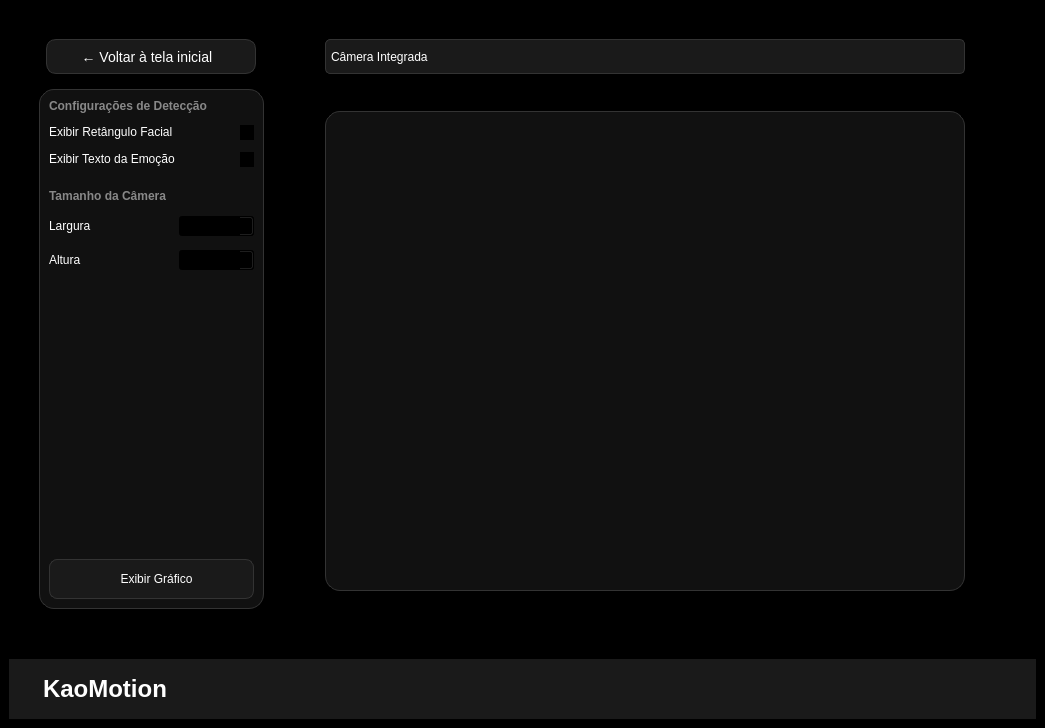
<?xml version="1.0" encoding="UTF-8"?>
<ui version="4.0">
 <class>MainWindow</class>
 <widget class="QMainWindow" name="MainWindow">
  <property name="geometry">
   <rect>
    <x>0</x>
    <y>0</y>
    <width>1045</width>
    <height>728</height>
   </rect>
  </property>
  <property name="windowTitle">
   <string>KaoMotion - Detecção</string>
  </property>
  <property name="styleSheet">
   <string notr="true">
    background-color: #000000;
    font-family: 'Inter', sans-serif;
   </string>
  </property>
  <widget class="QWidget" name="centralwidget">
   <layout class="QVBoxLayout" name="mainVerticalLayout">
    <property name="spacing">
     <number>10</number>
    </property>
    <item>
     <spacer name="verticalSpacer">
      <property name="orientation">
       <enum>Qt::Orientation::Vertical</enum>
      </property>
      <property name="sizeType">
       <enum>QSizePolicy::Policy::Fixed</enum>
      </property>
      <property name="sizeHint" stdset="0">
       <size>
        <width>20</width>
        <height>30</height>
       </size>
      </property>
     </spacer>
    </item>
    <item>
     <layout class="QHBoxLayout" name="topLayout">
      <item>
       <layout class="QHBoxLayout" name="contentLayout">
        <property name="spacing">
         <number>20</number>
        </property>
        <item>
         <spacer name="horizontalSpacer_3">
          <property name="orientation">
           <enum>Qt::Orientation::Horizontal</enum>
          </property>
          <property name="sizeType">
           <enum>QSizePolicy::Policy::Fixed</enum>
          </property>
          <property name="sizeHint" stdset="0">
           <size>
            <width>30</width>
            <height>20</height>
           </size>
          </property>
         </spacer>
        </item>
        <item>
         <layout class="QVBoxLayout" name="sideMenuLayout">
          <property name="spacing">
           <number>15</number>
          </property>
          <item alignment="Qt::AlignmentFlag::AlignHCenter|Qt::AlignmentFlag::AlignTop">
           <widget class="QPushButton" name="btnVoltarTela">
            <property name="sizePolicy">
             <sizepolicy hsizetype="Fixed" vsizetype="Fixed">
              <horstretch>0</horstretch>
              <verstretch>0</verstretch>
             </sizepolicy>
            </property>
            <property name="minimumSize">
             <size>
              <width>210</width>
              <height>35</height>
             </size>
            </property>
            <property name="layoutDirection">
             <enum>Qt::LayoutDirection::LeftToRight</enum>
            </property>
            <property name="styleSheet">
             <string notr="true">
            QPushButton {
                background-color: #1a1a1a;
                color: white;
                border: 1px solid #333;
                border-radius: 10px;
                font-size: 14px;
                text-align: center;
                padding-left: 15px;
            }
            QPushButton:hover {
               	border: 1px solid #666666;
					background-color: #111111;
            }</string>
            </property>
            <property name="text">
             <string>← Voltar à tela inicial      </string>
            </property>
           </widget>
          </item>
          <item>
           <widget class="QFrame" name="frameConfig">
            <property name="enabled">
             <bool>true</bool>
            </property>
            <property name="sizePolicy">
             <sizepolicy hsizetype="Fixed" vsizetype="MinimumExpanding">
              <horstretch>0</horstretch>
              <verstretch>0</verstretch>
             </sizepolicy>
            </property>
            <property name="minimumSize">
             <size>
              <width>225</width>
              <height>500</height>
             </size>
            </property>
            <property name="styleSheet">
             <string notr="true">
            QFrame {
                background-color: #111111;
                border: 1px solid #333;
                border-radius: 15px;
            }
            QLabel {
                color: white;
                border: none;
            }
           </string>
            </property>
            <layout class="QVBoxLayout" name="verticalLayout_2">
             <property name="spacing">
              <number>12</number>
             </property>
             <item>
              <widget class="QLabel" name="label_6">
               <property name="styleSheet">
                <string notr="true">
               color: #888;
               font-weight: bold;
               font-size: 12px;
              </string>
               </property>
               <property name="text">
                <string>Configurações de Detecção</string>
               </property>
              </widget>
             </item>
             <item>
              <layout class="QHBoxLayout" name="horizontalLayout_2">
               <item alignment="Qt::AlignmentFlag::AlignHCenter|Qt::AlignmentFlag::AlignVCenter">
                <widget class="QLabel" name="label_1">
                 <property name="text">
                  <string>Exibir Retângulo Facial</string>
                 </property>
                </widget>
               </item>
               <item alignment="Qt::AlignmentFlag::AlignRight|Qt::AlignmentFlag::AlignVCenter">
                <widget class="QCheckBox" name="checkRetangulo">
                 <property name="enabled">
                  <bool>true</bool>
                 </property>
                 <property name="text">
                  <string/>
                 </property>
                 <property name="checked">
                  <bool>true</bool>
                 </property>
                </widget>
               </item>
              </layout>
             </item>
             <item>
              <layout class="QHBoxLayout" name="horizontalLayout_3">
               <item alignment="Qt::AlignmentFlag::AlignHCenter|Qt::AlignmentFlag::AlignVCenter">
                <widget class="QLabel" name="label_2">
                 <property name="text">
                  <string>Exibir Texto da Emoção</string>
                 </property>
                </widget>
               </item>
               <item alignment="Qt::AlignmentFlag::AlignRight|Qt::AlignmentFlag::AlignVCenter">
                <widget class="QCheckBox" name="checkTexto">
                 <property name="text">
                  <string/>
                 </property>
                 <property name="checked">
                  <bool>true</bool>
                 </property>
                </widget>
               </item>
              </layout>
             </item>
             <item>
              <spacer name="verticalSpacer_5">
               <property name="orientation">
                <enum>Qt::Orientation::Vertical</enum>
               </property>
               <property name="sizeType">
                <enum>QSizePolicy::Policy::Fixed</enum>
               </property>
               <property name="sizeHint" stdset="0">
                <size>
                 <width>20</width>
                 <height>10</height>
                </size>
               </property>
              </spacer>
             </item>
             <item>
              <widget class="QLabel" name="label">
               <property name="styleSheet">
                <string notr="true">
               color: #888;
               font-weight: bold;
               font-size: 12px;
              </string>
               </property>
               <property name="text">
                <string>Tamanho da Câmera</string>
               </property>
              </widget>
             </item>
             <item>
              <layout class="QHBoxLayout" name="horizontalLayout">
               <item>
                <widget class="QLabel" name="label_4">
                 <property name="text">
                  <string>Largura</string>
                 </property>
                </widget>
               </item>
               <item>
                <widget class="QSpinBox" name="spinLargura">
                 <property name="sizePolicy">
                  <sizepolicy hsizetype="Fixed" vsizetype="Fixed">
                   <horstretch>0</horstretch>
                   <verstretch>0</verstretch>
                  </sizepolicy>
                 </property>
                 <property name="minimumSize">
                  <size>
                   <width>75</width>
                   <height>0</height>
                  </size>
                 </property>
                 <property name="minimum">
                  <number>100</number>
                 </property>
                 <property name="maximum">
                  <number>1000</number>
                 </property>
                 <property name="value">
                  <number>640</number>
                 </property>
                </widget>
               </item>
              </layout>
             </item>
             <item>
              <layout class="QHBoxLayout" name="horizontalLayout_5">
               <item>
                <widget class="QLabel" name="label_3">
                 <property name="text">
                  <string>Altura</string>
                 </property>
                </widget>
               </item>
               <item>
                <widget class="QSpinBox" name="spinAltura">
                 <property name="sizePolicy">
                  <sizepolicy hsizetype="Fixed" vsizetype="Fixed">
                   <horstretch>0</horstretch>
                   <verstretch>0</verstretch>
                  </sizepolicy>
                 </property>
                 <property name="minimumSize">
                  <size>
                   <width>75</width>
                   <height>0</height>
                  </size>
                 </property>
                 <property name="minimum">
                  <number>100</number>
                 </property>
                 <property name="maximum">
                  <number>1000</number>
                 </property>
                 <property name="value">
                  <number>480</number>
                 </property>
                </widget>
               </item>
              </layout>
             </item>
             <item>
              <spacer name="verticalSpacer_side">
               <property name="orientation">
                <enum>Qt::Orientation::Vertical</enum>
               </property>
               <property name="sizeType">
                <enum>QSizePolicy::Policy::Expanding</enum>
               </property>
               <property name="sizeHint" stdset="0">
                <size>
                 <width>0</width>
                 <height>40</height>
                </size>
               </property>
              </spacer>
             </item>
             <item>
              <widget class="QPushButton" name="btnGrafico">
               <property name="minimumSize">
                <size>
                 <width>150</width>
                 <height>40</height>
                </size>
               </property>
               <property name="styleSheet">
                <string notr="true">QPushButton {
    background-color: #1a1a1a;
    color: white;
    border: 1px solid #333;
    border-radius: 8px;
    text-align: center;
    padding-left: 10px;
}

QPushButton:hover {
    background-color: #222;
}
              </string>
               </property>
               <property name="text">
                <string>Exibir Gráfico</string>
               </property>
              </widget>
             </item>
            </layout>
           </widget>
          </item>
         </layout>
        </item>
        <item>
         <spacer name="horizontalSpacer">
          <property name="orientation">
           <enum>Qt::Orientation::Horizontal</enum>
          </property>
          <property name="sizeHint" stdset="0">
           <size>
            <width>40</width>
            <height>20</height>
           </size>
          </property>
         </spacer>
        </item>
        <item>
         <layout class="QVBoxLayout" name="verticalLayout_camera">
          <item alignment="Qt::AlignmentFlag::AlignHCenter">
           <widget class="QComboBox" name="comboCamera">
            <property name="sizePolicy">
             <sizepolicy hsizetype="Fixed" vsizetype="Fixed">
              <horstretch>0</horstretch>
              <verstretch>0</verstretch>
             </sizepolicy>
            </property>
            <property name="minimumSize">
             <size>
              <width>640</width>
              <height>35</height>
             </size>
            </property>
            <property name="styleSheet">
             <string notr="true">
          QComboBox {
              background-color: #1a1a1a;
              color: white;
              border: 1px solid #333;
              border-radius: 5px;
              padding: 5px;
          }
          QComboBox::drop-down {
              border: none;
          }
          QComboBox QAbstractItemView {
              background-color: #1a1a1a;
              color: white;
              selection-background-color: #333;
          }
          </string>
            </property>
            <item>
             <property name="text">
              <string>Câmera Integrada</string>
             </property>
            </item>
           </widget>
          </item>
          <item>
           <spacer name="verticalSpacer_cam_top">
            <property name="orientation">
             <enum>Qt::Orientation::Vertical</enum>
            </property>
            <property name="sizeType">
             <enum>QSizePolicy::Policy::Expanding</enum>
            </property>
            <property name="sizeHint" stdset="0">
             <size>
              <width>20</width>
              <height>40</height>
             </size>
            </property>
           </spacer>
          </item>
          <item alignment="Qt::AlignmentFlag::AlignHCenter">
           <widget class="QLabel" name="viewCamera">
            <property name="sizePolicy">
             <sizepolicy hsizetype="Fixed" vsizetype="Fixed">
              <horstretch>0</horstretch>
              <verstretch>0</verstretch>
             </sizepolicy>
            </property>
            <property name="minimumSize">
             <size>
              <width>640</width>
              <height>480</height>
             </size>
            </property>
            <property name="styleSheet">
             <string notr="true">
          background-color: #111;
          border: 1px solid #333;
          border-radius: 15px;
          </string>
            </property>
            <property name="alignment">
             <set>Qt::AlignmentFlag::AlignCenter</set>
            </property>
           </widget>
          </item>
          <item>
           <spacer name="verticalSpacer_cam_bottom">
            <property name="orientation">
             <enum>Qt::Orientation::Vertical</enum>
            </property>
            <property name="sizeType">
             <enum>QSizePolicy::Policy::Expanding</enum>
            </property>
            <property name="sizeHint" stdset="0">
             <size>
              <width>20</width>
              <height>40</height>
             </size>
            </property>
           </spacer>
          </item>
         </layout>
        </item>
        <item>
         <spacer name="horizontalSpacer_5">
          <property name="orientation">
           <enum>Qt::Orientation::Horizontal</enum>
          </property>
          <property name="sizeHint" stdset="0">
           <size>
            <width>40</width>
            <height>20</height>
           </size>
          </property>
         </spacer>
        </item>
        <item>
         <spacer name="horizontalSpacer_2">
          <property name="orientation">
           <enum>Qt::Orientation::Horizontal</enum>
          </property>
          <property name="sizeType">
           <enum>QSizePolicy::Policy::Fixed</enum>
          </property>
          <property name="sizeHint" stdset="0">
           <size>
            <width>30</width>
            <height>20</height>
           </size>
          </property>
         </spacer>
        </item>
       </layout>
      </item>
     </layout>
    </item>
    <item>
     <spacer name="verticalSpacer_2">
      <property name="orientation">
       <enum>Qt::Orientation::Vertical</enum>
      </property>
      <property name="sizeType">
       <enum>QSizePolicy::Policy::Fixed</enum>
      </property>
      <property name="sizeHint" stdset="0">
       <size>
        <width>20</width>
        <height>40</height>
       </size>
      </property>
     </spacer>
    </item>
    <item>
     <widget class="QFrame" name="footerLayout_2">
      <property name="sizePolicy">
       <sizepolicy hsizetype="MinimumExpanding" vsizetype="Fixed">
        <horstretch>0</horstretch>
        <verstretch>0</verstretch>
       </sizepolicy>
      </property>
      <property name="minimumSize">
       <size>
        <width>0</width>
        <height>60</height>
       </size>
      </property>
      <property name="styleSheet">
       <string notr="true">QFrame {
    background-color: #1a1a1a;
}</string>
      </property>
      <layout class="QHBoxLayout" name="footerLayout">
       <item>
        <spacer name="horizontalSpacer_4">
         <property name="orientation">
          <enum>Qt::Orientation::Horizontal</enum>
         </property>
         <property name="sizeType">
          <enum>QSizePolicy::Policy::Fixed</enum>
         </property>
         <property name="sizeHint" stdset="0">
          <size>
           <width>25</width>
           <height>20</height>
          </size>
         </property>
        </spacer>
       </item>
       <item alignment="Qt::AlignmentFlag::AlignLeft|Qt::AlignmentFlag::AlignVCenter">
        <widget class="QLabel" name="labelKao">
         <property name="styleSheet">
          <string notr="true">
          color: white;
          font-size: 24px;
          font-weight: bold;
         </string>
         </property>
         <property name="text">
          <string>KaoMotion</string>
         </property>
        </widget>
       </item>
      </layout>
     </widget>
    </item>
   </layout>
  </widget>
 </widget>
 <resources/>
 <connections/>
</ui>
